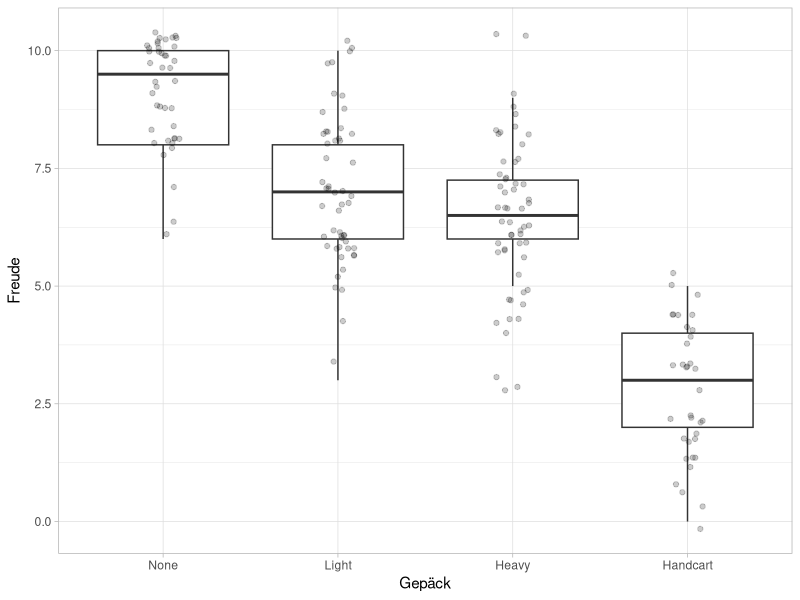

Here is the R script that generated this plot:
## ---- chunk 1
knitr::opts_chunk$set(fig.align = "center")
ggplot2::theme_set(ggplot2::theme_light())

library(tidyverse)
library(rstatix)
library(haven)
## ---- chunk 2
phantasialand <- read_spss("data/phantasialand.sav") %>%
  mutate_if(is.labelled, as_factor)

# Datensatz
phantasialand

# Boxplot
phantasialand %>% 
  ggplot(aes(x = backpack, y = joy)) +
  geom_boxplot(outlier.color = NA) +
  geom_jitter(width = 0.1, alpha = 0.2) +
  labs(x = "Gepäck", y = "Freude")

# ANOVA
phantasialand %>% 
  anova_test(joy ~ backpack)
## ---- chunk 3
phantasialand %>% 
  pull(backpack) %>% 
  levels()
## ---- chunk 4
contrast_1 <- c(-3, 1, 1, 1)
contrast_2 <- c(0, -2, 1, 1)
contrast_3 <- c(0, 0, -1, 1)

my_contrasts <- cbind(contrast_1, contrast_2, contrast_3)

contrasts(phantasialand$backpack) <- my_contrasts

phantasialand %>% pull(backpack)
## ---- chunk 5
model_results <- aov(joy ~ backpack, data = phantasialand)
## ---- chunk 6
summary(model_results)
## ---- chunk 7
summary.lm(model_results)
## ---- chunk 8
remove(list = ls())
